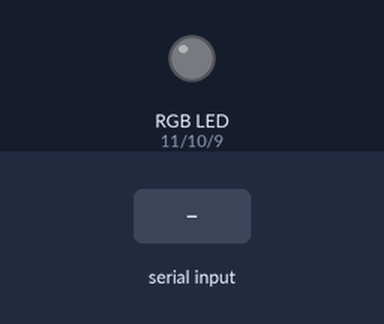
Bench run of a sketch on a simulated Arduino Uno, built with avr-gcc and run on an emulated ATmega328P. Parts: an RGB LED mixed from three pins (HIGH = lit). Inputs (shaded band) come from the test bench. Dim RGB values are drawn brighter than linear; random numbers use the default seed unless the sketch sets one.

Above: at 1.2 s.
1.3 s: "2\n" received over the second serial link
At 4.23 s:
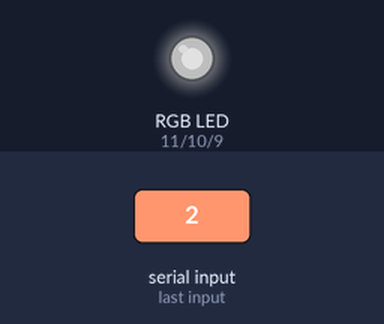
7.3 s: "3\n" received over the second serial link
At 12.54 s:
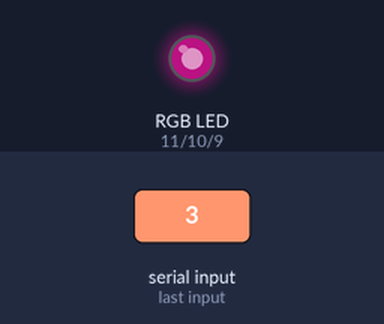
13.3 s: "4\n" received over the second serial link
19.3 s: "90,45,200\n" received over the second serial link
21.7 s: "2\n" received over the second serial link
At 25.28 s:
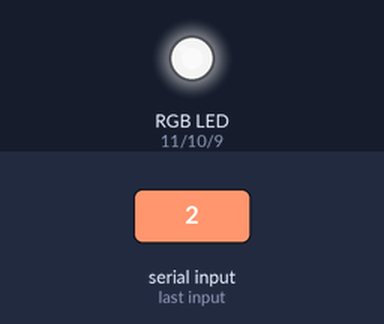
Timing chart, 0 to 25.7 s (numbered marks = the images above; inputs shaded):
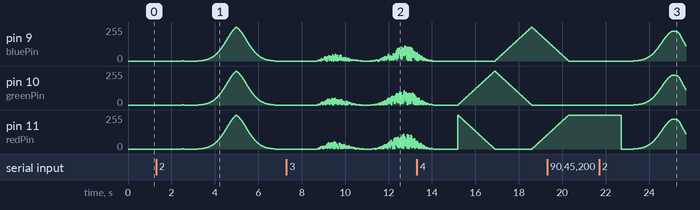

Measured:
- after the input at 21.7 s, pin 9 (bluePin), pin 10 (greenPin): rises from 0/255 to 225/255 in 1.8 s, then falls to 116/255 in 0.59 s

The sketch:

SoundControlRGB.ino
```cpp
/*
 * 藍牙RGB LED範例                     © 華夏科大電子系 吳宗憲
 * 搭配藍牙手機APP來控制(SoundControlRGB.aia)
 * 本範例支援呼吸燈及彩虹燈
 */
// 藍牙的TX腳位請連結------Arduino 的D2腳位
// 藍牙的RX腳位請連結------Arduino 的D3腳位
#include <SoftwareSerial.h>

#define Rxpin     2
#define Txpin     3
#define bluePin   9
#define greenPin 10
#define redPin   11

SoftwareSerial BT = SoftwareSerial(Rxpin,Txpin);
int btIn[4];

void setup() {
  randomSeed(analogRead(0));          // 亂數種子

  //Serial.begin(9600);
  BT.begin(9600);
}

void loop() {
  int i;

  getBTIn(btIn);                   // 接收藍牙指令

  switch (btIn[0]){
    case 1:                        // 單色開關燈
      showColor(btIn[1], btIn[2], btIn[3]);
    break;
    case 2:                        // 單色呼吸燈
      chooseColor(btIn[1], btIn[2], btIn[3]);
    break;
    case 3:                        // 彩色呼吸燈
      for (i = 1; i <= 255; i++) {
        btIn[1] = random(1,i);
        btIn[2] = random(1,i);
        btIn[3] = random(1,i);
        breathing(btIn[1], btIn[2], btIn[3]);
        delay(10);
      }
      for (i = 255; i >= 0; i--) {
        btIn[1] = random(1,i);
        btIn[2] = random(1,i);
        btIn[3] = random(1,i);
        breathing(btIn[1], btIn[2], btIn[3]);
        delay(10);
      }
    break;
    case 4:                        // 彩虹燈
      rainbow(20);
    break;
    default:
    break;
  }
  delay(20);
}

// 呼吸燈特效
void breathing(int r, int g, int b) {
  float bright = (exp(sin(millis() / 2000.0 * PI)) - 0.36787944) * 108.0;  // 代入呼吸燈公式
  bright = bright / 255;          // 先除 255, 下一行再乘以指定的 3 原色值
  showColor(bright * r, bright * g, bright * b);
}

// 彩虹特效
void rainbow(int wait) {
  for (int i = 0; i < 256; i++) {
     Wheel( i );
     delay(wait);
  }
}

// 色輪函式：產生漸變顏色值的函式
void Wheel(int WheelPos) {
  WheelPos = 255 - WheelPos;
  if (WheelPos < 85) {
    showColor (255 - WheelPos * 3, 0, WheelPos * 3);
  }
  else if (WheelPos < 170) {
    WheelPos -= 85;
    showColor (0, WheelPos * 3, 255 - WheelPos * 3);
  }
 else {
   WheelPos -= 170;
   showColor (WheelPos * 3, 255 - WheelPos * 3, 0);
  }
}

void showColor(int r, int g, int b) {
  analogWrite (redPin, r);
  analogWrite (greenPin, g);
  analogWrite (bluePin, b);
}
// 選(單)色呼吸燈
void chooseColor(int r, int g, int b){
  int i;

  for(i = 1; i <= 255; i++){
    if (r && g && b)
      breathing(i, i, i);
    else if (r)
      breathing(i, 0, 0);
    else if (g)
      breathing(0, i, 0);
    else
      breathing(0, 0, i);
    delay(10);
  }
  for(i = 255; i >= 0; i--){
    if (r && g && b)
      breathing(i, i, i);
    else if (r)
      breathing(i, 0, 0);
    else if (g)
      breathing(0, i, 0);
    else
      breathing(0, 0, i);
    delay(10);
  }
}

// 接收藍牙傳輸的資料，並分別存入 btIn[]
void getBTIn(int *btIn) {
  int b[3] = {0,0,0};       // b[]+1為","的位置
  String target = ",";      // 搜尋的字元
  int i = 0, pos = 0, count = 0;
  String s = "";
  String s0 = "";   // d1，何種操作？加減油門(1)或左右轉向(2)或迴旋、九宮格微調(3)
  String s1 = "";   // d2
  String s2 = "";   // d3
  String s3 = "";   // d4

  while (BT.available())
    s = BT.readString();

  if (s != "") {
    while ((i = s.indexOf(target,pos)) != -1) {
      b[count] = i+1;
      //Serial.println(b[count]);
      count++;
      pos = i+1;
    }
    s0 = s.substring(0,b[0]-1);
    s1 = s.substring(b[0],b[1]-1);
    s2 = s.substring(b[1],b[2]-1);
    s3 = s.substring(b[2],s.length());
    btIn[0] = s0.toInt();
    btIn[1] = s1.toInt();
    btIn[2] = s2.toInt();
    btIn[3] = s3.toInt();
  }
}
```
